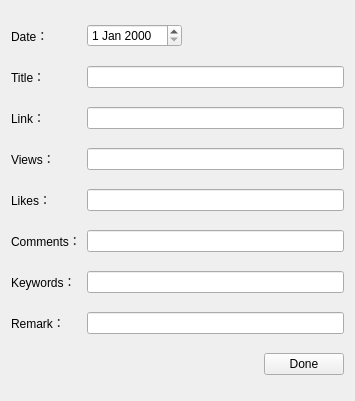
<?xml version="1.0" encoding="UTF-8"?>
<ui version="4.0">
 <class>ArticleData</class>
 <widget class="QWidget" name="ArticleData">
  <property name="geometry">
   <rect>
    <x>0</x>
    <y>0</y>
    <width>355</width>
    <height>401</height>
   </rect>
  </property>
  <property name="windowTitle">
   <string>Form</string>
  </property>
  <layout class="QVBoxLayout" name="verticalLayout">
   <item>
    <layout class="QHBoxLayout" name="horizontalLayout">
     <item>
      <widget class="QLabel" name="label">
       <property name="minimumSize">
        <size>
         <width>70</width>
         <height>0</height>
        </size>
       </property>
       <property name="text">
        <string>Date：</string>
       </property>
      </widget>
     </item>
     <item>
      <widget class="QDateEdit" name="dateEdit"/>
     </item>
     <item>
      <spacer name="horizontalSpacer_2">
       <property name="orientation">
        <enum>Qt::Horizontal</enum>
       </property>
       <property name="sizeHint" stdset="0">
        <size>
         <width>40</width>
         <height>20</height>
        </size>
       </property>
      </spacer>
     </item>
    </layout>
   </item>
   <item>
    <layout class="QHBoxLayout" name="horizontalLayout_2">
     <item>
      <widget class="QLabel" name="label_2">
       <property name="minimumSize">
        <size>
         <width>70</width>
         <height>0</height>
        </size>
       </property>
       <property name="text">
        <string>Title：</string>
       </property>
      </widget>
     </item>
     <item>
      <widget class="QLineEdit" name="titleEdit"/>
     </item>
    </layout>
   </item>
   <item>
    <layout class="QHBoxLayout" name="horizontalLayout_3">
     <item>
      <widget class="QLabel" name="label_3">
       <property name="minimumSize">
        <size>
         <width>70</width>
         <height>0</height>
        </size>
       </property>
       <property name="text">
        <string>Link：</string>
       </property>
      </widget>
     </item>
     <item>
      <widget class="QLineEdit" name="linkEdit"/>
     </item>
    </layout>
   </item>
   <item>
    <layout class="QHBoxLayout" name="horizontalLayout_4">
     <item>
      <widget class="QLabel" name="label_4">
       <property name="minimumSize">
        <size>
         <width>70</width>
         <height>0</height>
        </size>
       </property>
       <property name="text">
        <string>Views：</string>
       </property>
      </widget>
     </item>
     <item>
      <widget class="QLineEdit" name="viewsEdit"/>
     </item>
    </layout>
   </item>
   <item>
    <layout class="QHBoxLayout" name="horizontalLayout_5">
     <item>
      <widget class="QLabel" name="label_5">
       <property name="minimumSize">
        <size>
         <width>70</width>
         <height>0</height>
        </size>
       </property>
       <property name="text">
        <string>Likes：</string>
       </property>
      </widget>
     </item>
     <item>
      <widget class="QLineEdit" name="likesEdit"/>
     </item>
    </layout>
   </item>
   <item>
    <layout class="QHBoxLayout" name="horizontalLayout_6">
     <item>
      <widget class="QLabel" name="label_6">
       <property name="minimumSize">
        <size>
         <width>70</width>
         <height>0</height>
        </size>
       </property>
       <property name="text">
        <string>Comments：</string>
       </property>
      </widget>
     </item>
     <item>
      <widget class="QLineEdit" name="commentsEdit"/>
     </item>
    </layout>
   </item>
   <item>
    <layout class="QHBoxLayout" name="horizontalLayout_7">
     <item>
      <widget class="QLabel" name="label_7">
       <property name="minimumSize">
        <size>
         <width>70</width>
         <height>0</height>
        </size>
       </property>
       <property name="text">
        <string>Keywords：</string>
       </property>
      </widget>
     </item>
     <item>
      <widget class="QLineEdit" name="keywordsEdit"/>
     </item>
    </layout>
   </item>
   <item>
    <layout class="QHBoxLayout" name="horizontalLayout_8">
     <item>
      <widget class="QLabel" name="label_8">
       <property name="minimumSize">
        <size>
         <width>70</width>
         <height>0</height>
        </size>
       </property>
       <property name="text">
        <string>Remark：</string>
       </property>
      </widget>
     </item>
     <item>
      <widget class="QLineEdit" name="remarkEdit"/>
     </item>
    </layout>
   </item>
   <item>
    <layout class="QHBoxLayout" name="horizontalLayout_9">
     <item>
      <spacer name="horizontalSpacer">
       <property name="orientation">
        <enum>Qt::Horizontal</enum>
       </property>
       <property name="sizeHint" stdset="0">
        <size>
         <width>40</width>
         <height>20</height>
        </size>
       </property>
      </spacer>
     </item>
     <item>
      <widget class="QPushButton" name="pushButton">
       <property name="text">
        <string>Done</string>
       </property>
      </widget>
     </item>
    </layout>
   </item>
  </layout>
 </widget>
 <resources/>
 <connections/>
</ui>
